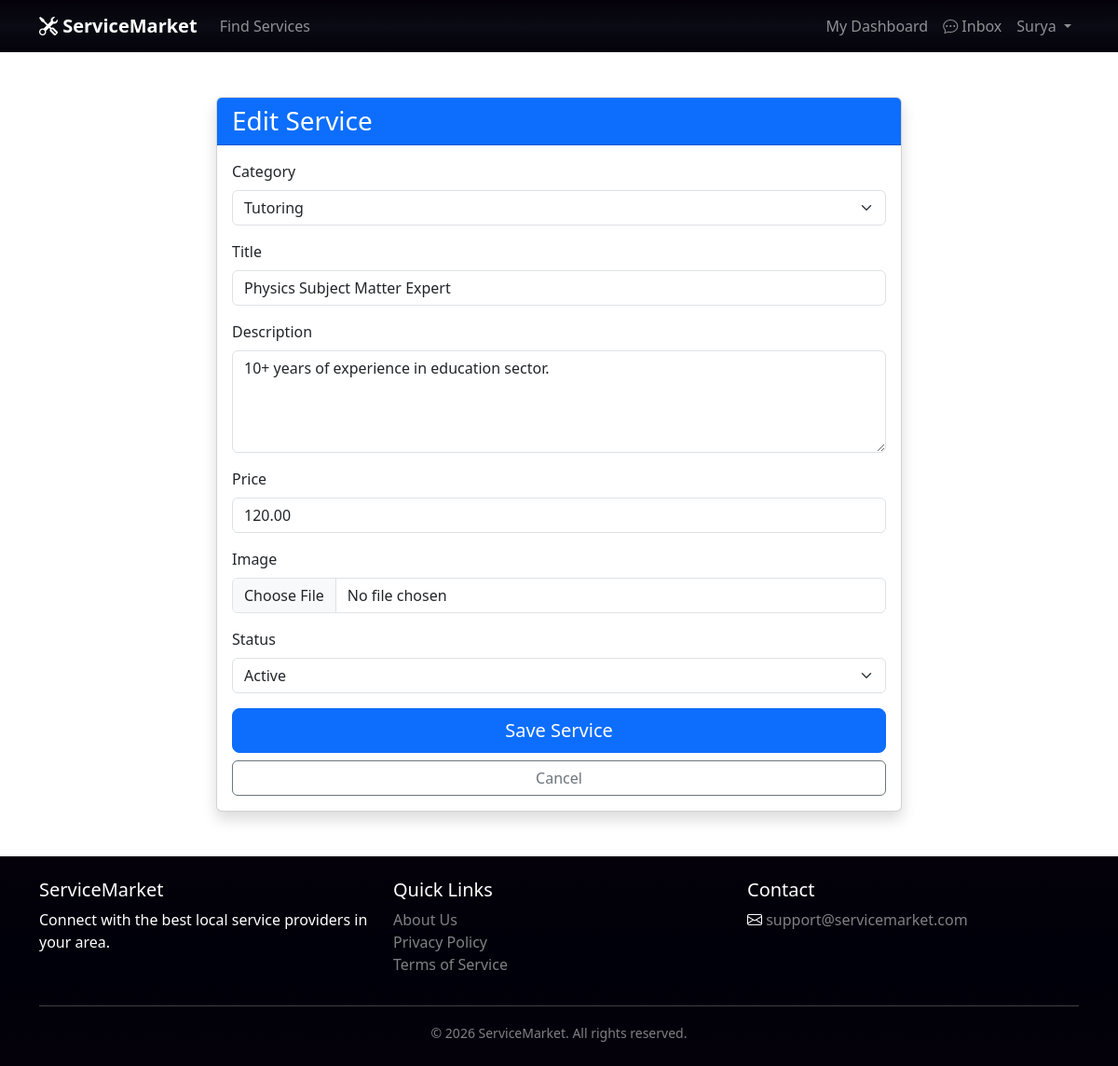
Screenshot of /services/edit/25/ (signed in) with the database file from the repository.
### accounts/models.py (models this page shows, shortened)
class User(AbstractUser):
    first_name = models.CharField(max_length=150, blank=True)
    last_name = models.CharField(max_length=150, blank=True)
    ROLE_CHOICES = (
        ('customer', 'Customer'),
        ('provider', 'Provider'),
        ('both', 'Both'),
        ('none', 'None'),
    )
    role = models.CharField(max_length=10, choices=ROLE_CHOICES, default='none')
    email = models.EmailField(unique=True)

### services/models.py (models this page shows, shortened)
class Category(models.Model):
    name = models.CharField(max_length=100)
    slug = models.SlugField(unique=True, blank=True)
    image = models.ImageField(upload_to='categories/', blank=True, null=True)
    icon = models.CharField(max_length=50, help_text="Bootstrap icon class", blank=True)
    class Meta:
        verbose_name_plural = "Categories"
    def __str__(self):
        return self.name

class Service(models.Model):
    provider = models.ForeignKey(User, on_delete=models.CASCADE, related_name='services')
    category = models.ForeignKey(Category, on_delete=models.CASCADE, related_name='services')
    title = models.CharField(max_length=200)
    description = models.TextField()
    price = models.DecimalField(max_digits=10, decimal_places=2)
    image = models.ImageField(upload_to='services/', blank=True, null=True)
    STATUS_CHOICES = (
        ('active', 'Active'),
        ('inactive', 'Inactive'),
    )
    status = models.CharField(max_length=10, choices=STATUS_CHOICES, default='active')
    created_at = models.DateTimeField(auto_now_add=True)
    updated_at = models.DateTimeField(auto_now=True)

### services/views.py (the view)
# urls.py: path('edit/<int:pk>/', views.edit_service, name='edit_service'),
@login_required
def edit_service(request, pk):
    service = get_object_or_404(Service, pk=pk, provider=request.user)
    if request.method == 'POST':
        form = ServiceForm(request.POST, request.FILES, instance=service)
        if form.is_valid():
            form.save()
            return redirect('dashboard')
    else:
        form = ServiceForm(instance=service)
    return render(request, 'services/service_form.html', {'form': form, 'title': 'Edit Service'})

### services/forms.py
class ServiceForm(forms.ModelForm):
    class Meta:
        model = Service
        fields = ('category', 'title', 'description', 'price', 'image', 'status')

### templates/services/service_form.html (shortened to what this page needs)
{% extends 'base.html' %}
{% load static %}
{% block content %}
<div class="container py-5">
    <div class="row justify-content-center">
        <div class="col-md-8">
            <div class="card shadow">
                <div class="card-header bg-primary text-white">
                    <h3 class="card-title mb-0">{{ title }}</h3>
                </div>
                <div class="card-body">
                    <form method="post" enctype="multipart/form-data">
                        {% for field in form %}
                        <div class="mb-3">
                            <label for="{{ field.id_for_label }}" class="form-label">{{ field.label }}</label>
                            {% if field.name == 'image' %}
                            <input type="file" class="form-control" id="{{ field.id_for_label }}"
                                name="{{ field.name }}">
                            {% else %}
                            {% if field.field.widget.input_type == 'select' %}
                            <select name="{{ field.name }}" class="form-select" id="{{ field.id_for_label }}">
                                {% for value, text in field.field.choices %}
                                <option value="{{ value }}" {% if field.value == value %}selected{% endif %}>{{ text }}
                                </option>
                                {% endfor %}
                            </select>
                            {% elif field.field.widget.attrs.rows %}
                            <textarea class="form-control" name="{{ field.name }}" id="{{ field.id_for_label }}"
                                rows="4">{{ field.value|default_if_none:'' }}</textarea>
                            {% else %}
                            <input type="{{ field.field.widget.input_type }}" class="form-control"
                                id="{{ field.id_for_label }}" name="{{ field.name }}"
                                value="{{ field.value|default_if_none:'' }}">
                            {% endif %}
                            {% endif %}
                        </div>
                        {% endfor %}
                        <div class="d-grid gap-2">
                            <button type="submit" class="btn btn-primary btn-lg">Save Service</button>
                            <a href="{% url 'dashboard' %}" class="btn btn-outline-secondary">Cancel</a>
                        </div>
                    </form>
                </div>
            </div>
        </div>
    </div>
</div>
{% endblock %}

### templates/base.html (shortened to what this page needs)
{% load static %}
<!DOCTYPE html>
<html lang="en">
<head>
    <link href="https://cdn.jsdelivr.net/npm/bootstrap@5.3.0/dist/css/bootstrap.min.css" rel="stylesheet">
    <link rel="stylesheet" href="https://cdn.jsdelivr.net/npm/bootstrap-icons@1.10.0/font/bootstrap-icons.css">
    <link rel="stylesheet" href="{% static 'css/style.css' %}">
</head>
<body class="d-flex flex-column min-vh-100">
    <nav class="navbar navbar-expand-lg navbar-dark  sticky-top" style="background: linear-gradient(#04010a, #0a0b14, #04010a);">
        <div class="container">
            <a class="navbar-brand fw-bold" href="{% url 'home' %}">
                <i class="bi bi-tools"></i> ServiceMarket
            </a>
            <div class="collapse navbar-collapse" id="navbarNav">
                <ul class="navbar-nav me-auto">
                    <li class="nav-item">
                        <a class="nav-link" href="{% url 'service_list' %}">Find Services</a>
                    </li>
                </ul>
                <ul class="navbar-nav ms-auto">
                    {% if user.is_authenticated %}
                    <li class="nav-item">
                        <a class="nav-link" href="{% url 'dashboard' %}">My Dashboard</a>
                    </li>
                    <li class="nav-item">
                        <a class="nav-link" href="{% url 'inbox' %}">
                            <i class="bi bi-chat-dots"></i> Inbox
                        </a>
                    </li>
                    <li class="nav-item dropdown">
                        <a class="nav-link dropdown-toggle" href="#" id="navbarDropdown" role="button"
                            data-bs-toggle="dropdown">
                            {{ user.username }}
                        </a>
                    </li>
                    {% endif %}
                </ul>
            </div>
        </div>
    </nav>
    <main class="flex-grow-1">
        {% block content %}{% endblock %}
    </main>
    <footer class="text-white py-4 mt-auto" style="background: linear-gradient(#04010a, #00000a, #04010a);">
        <div class="container">
            <div class="row">
                <div class="col-md-4">
                    <h5>ServiceMarket</h5>
                    <p>Connect with the best local service providers in your area.</p>
                </div>
                <div class="col-md-4">
                    <h5>Quick Links</h5>
                    <ul class="list-unstyled">
                        <li><a href="#" class="text-white-50 text-decoration-none">About Us</a></li>
                        <li><a href="#" class="text-white-50 text-decoration-none">Privacy Policy</a></li>
                        <li><a href="#" class="text-white-50 text-decoration-none">Terms of Service</a></li>
                    </ul>
                </div>
                <div class="col-md-4">
                    <h5>Contact</h5>
                    <p><i class="bi bi-envelope"></i> <a href="mailto:support@servicemarket.com"
                            class="text-white-50 text-decoration-none">support@servicemarket.com</a></p>
                </div>
            </div>
            <hr>
            <div class="text-center text-white-50">
                <small>&copy; 2026 ServiceMarket. All rights reserved.</small>
            </div>
        </div>
    </footer>
</body>
</html>

### rows the page displays
User: username "Surya"
Category: category "Tutoring"
Service: title "Physics Subject Matter Expert" "120.00", description "10+ years of experience in education sector.", status "Active"

### other values shown
{{ title }} "Edit Service"
{{ field.label }} "Category" "Title" "Description" "Price" "Image" "Status"
